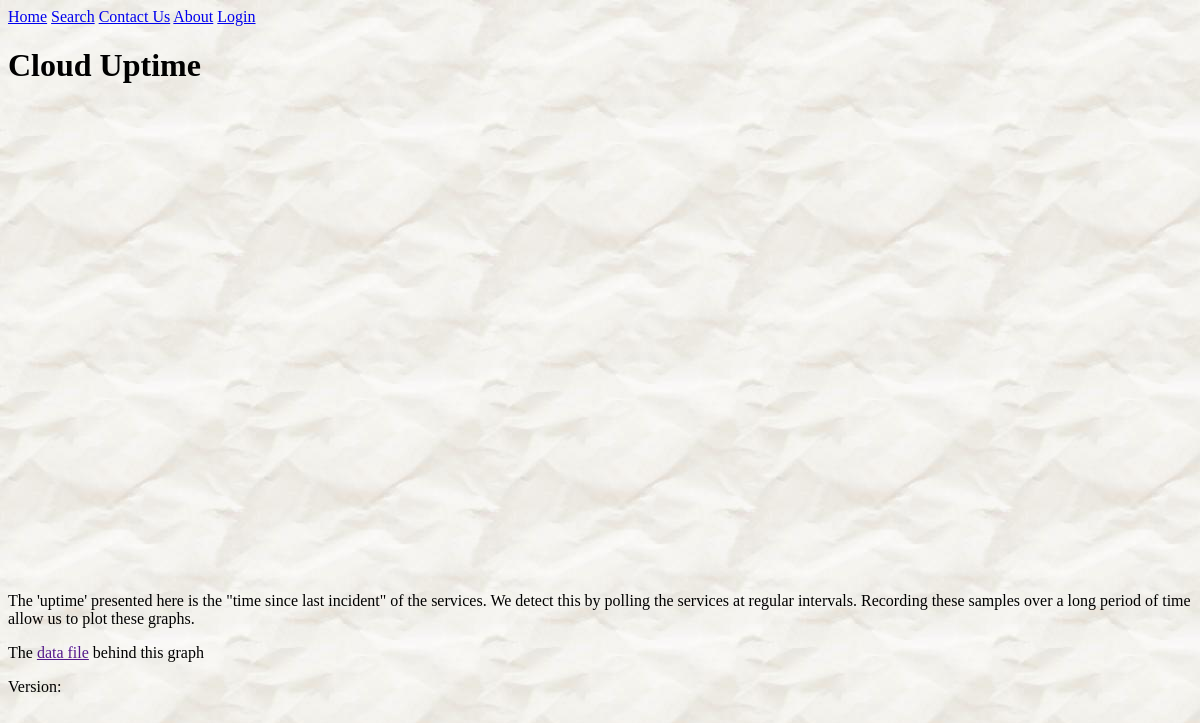
The page /reports/12/ on the database as committed earlier.
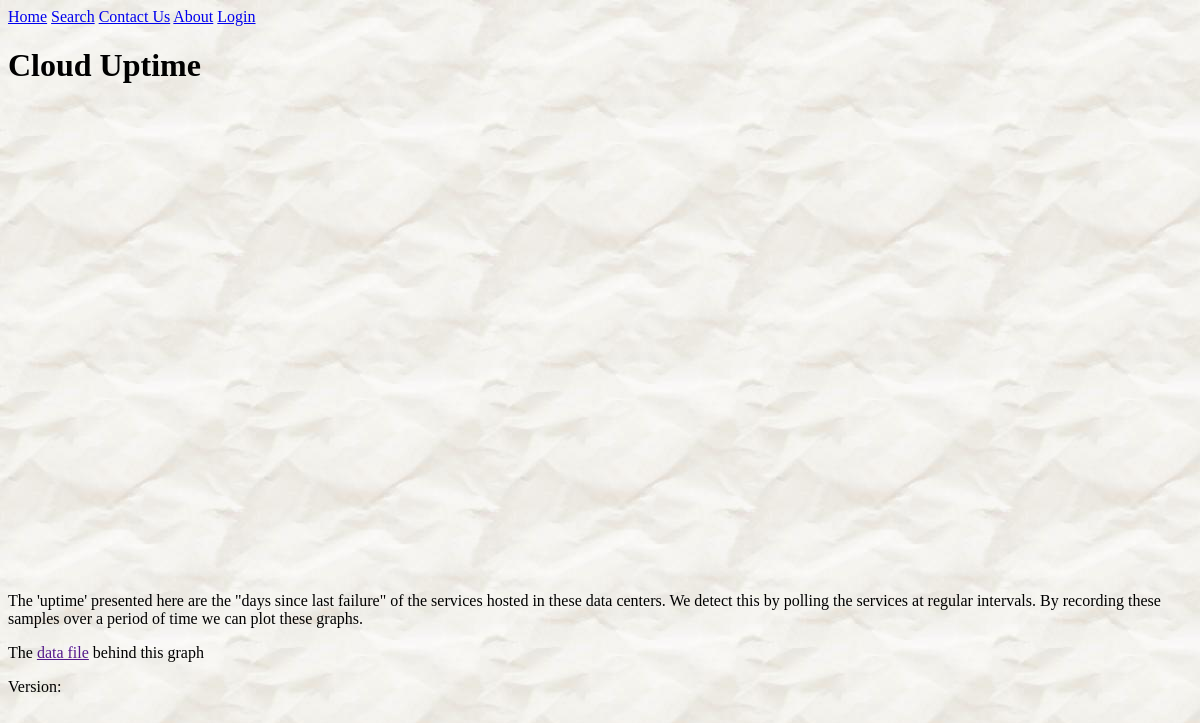
The same page on the database as committed later.
### reports/models.py (models this page shows, shortened)
class Report(models.Model):
    report_title = models.CharField(max_length=100)
    pub_date = models.DateTimeField('date published')
    d3_file_name = models.CharField(max_length=100, default='.js')
    description = models.TextField(blank=True, null=True)
    def was_published_recently(self):
        """
        Return True if was published in the last day, False otherwise

        >>> import datetime
        >>> from django.utils import timezone
        >>> from reports.models import Report
        >>> future_report = Report(pub_date=timezone.now()+ datetime.timedelta(days=30), report_title="Futurama")
        >>> future_report.was_published_recently()
        False
        """
        now = timezone.now()
        return now - datetime.timedelta(days=1) <= self.pub_date <= now
    was_published_recently.admin_order_field = 'pub_date'
    was_published_recently.boolean = True
    was_published_recently.short_description = 'Published recently?'

### reports/views.py (the view)
# urls.py: url(r'^(?P<pk>[0-9]+)/$', views.DetailView.as_view(), name='detail'),
class DetailView(generic.DetailView):
    model = Report
    template_name = 'reports/details.html'
    def get_queryset(self):
        return Report.objects.filter(pub_date__lte=timezone.now())
    def get_context_data(self, **kwargs):
        result = super().get_context_data(**kwargs)
        result['debug'] = settings.DEBUG
        return result

### reports/templates/reports/details.html (shortened to what this page needs)
{% extends 'base.html' %}
{% block header_lines %}
    {% load static %}
    <link rel="stylesheet" type="text/css" href="//cdnjs.cloudflare.com/ajax/libs/nvd3/1.8.3/nv.d3.css"/>
{% endblock %}
{% block h1 %}{{ report.report_title }}{% endblock %}
{% block content %}
    <div id="chart">
        <svg></svg>
    </div>
    <p>{{ report.description }}</p>
    {% if debug %}
        <p>The <a id="a_data" href="">data file</a> behind this graph</p>
    {% endif %}
{% endblock %}

Rows that differ between the two databases and show on the page:
changed Report "Cloud Uptime": description "The 'uptime' presented here is the \"time since last incident\" of the services. We detect this by polling the services at regular intervals. Recording these samples over a long period of time allow us to plot these graphs." → "The 'uptime' presented here are the \"days since last failure\" of the services hosted in these data centers. We detect this by polling the services at regular intervals. By recording these samples over a period of time we can plot these graphs."
